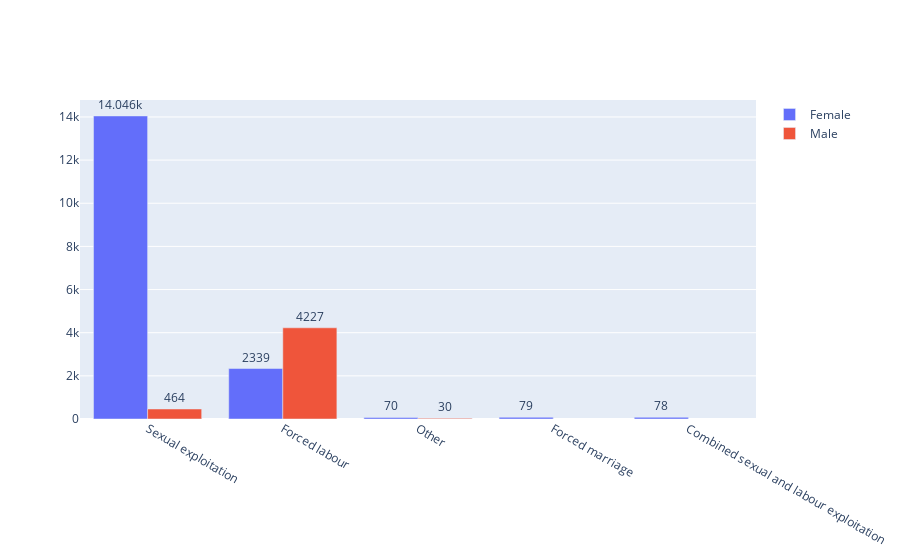

Notebook code for this chart:
### Code cell
data_bar_f = data[(data.typeOfExploitConcatenated.notna()) & (data.gender == 'Female')].typeOfExploitConcatenated.apply(lambda x: pd.value_counts(str(x).split(";"))).sum(axis = 0)
data_bar_m = data[(data.typeOfExploitConcatenated.notna()) & (data.gender == 'Male')].typeOfExploitConcatenated.apply(lambda x: pd.value_counts(str(x).split(";"))).sum(axis = 0)
fig = go.Figure(data=[
    go.Bar(name='Female', x=data_bar_f.index, y=data_bar_f),
    go.Bar(name='Male', x=data_bar_m.index, y=data_bar_m)
])
fig.update_traces(texttemplate='%{value}', textposition='outside')
fig.show()

### Figure 1 — Plotly figure (JSON) as saved in the notebook; plotly's stock layout.template omitted (floating-point values rounded to 4 significant figures)
{"data": [{"name": "Female", "textposition": "outside", "texttemplate": "%{value}", "type": "bar", "x": ["Sexual exploitation", "Forced labour", "Other", "Forced marriage", "Combined sexual and labour exploitation"], "y": [14046, 2339, 70, 79, 78]}, {"name": "Male", "textposition": "outside", "texttemplate": "%{value}", "type": "bar", "x": ["Forced labour", "Other", "Sexual exploitation"], "y": [4227, 30, 464]}], "layout": {}}
